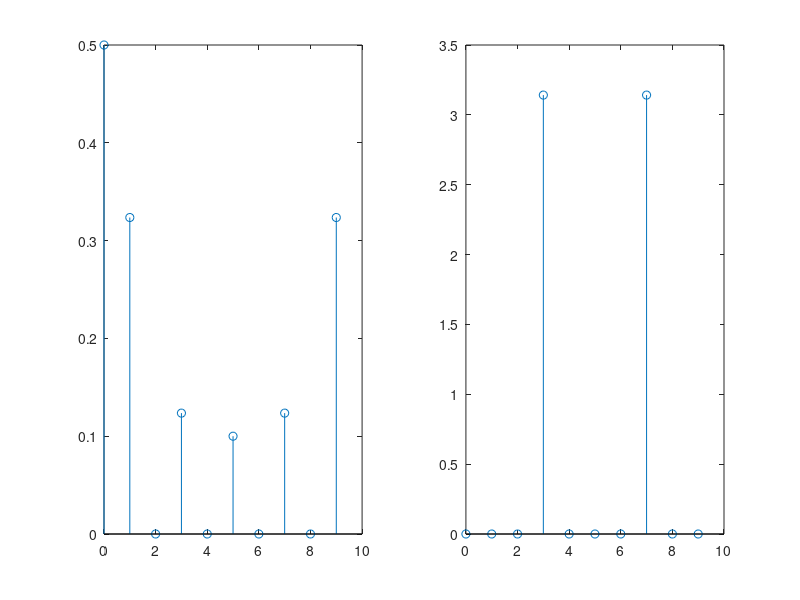

Source code (MATLAB):
clc
clear all
close all

% fft example
n = [0:9];
x = [1, 1, 1, 0, 0, 0, 0, 0, 1, 1];
% x = sin( ((2*pi)*(3/10)).*n );
% stem(n, x);               % This is to plot the signal and check if it is periodic
N = length(x);
c = fft(x)/N;
stem(n, c);               % This is to plot the DTFS
subplot(1, 2, 1)
stem(n, abs(c) );
subplot(1, 2, 2)
stem(n, angle(c) );

